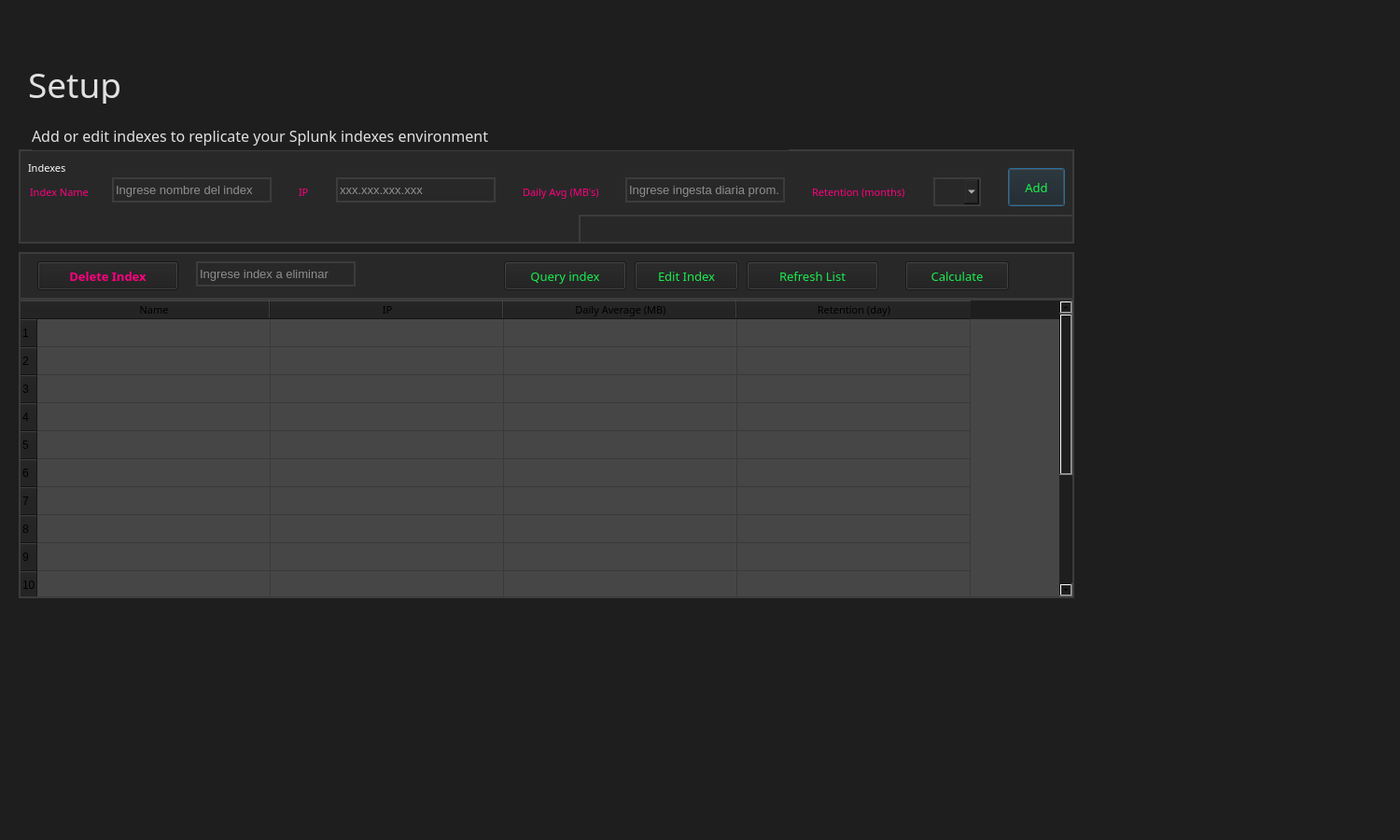
<?xml version="1.0" encoding="UTF-8"?>
<ui version="4.0">
 <class>Dialog</class>
 <widget class="QDialog" name="Dialog">
  <property name="geometry">
   <rect>
    <x>0</x>
    <y>0</y>
    <width>1500</width>
    <height>900</height>
   </rect>
  </property>
  <property name="minimumSize">
   <size>
    <width>1500</width>
    <height>900</height>
   </size>
  </property>
  <property name="maximumSize">
   <size>
    <width>1500</width>
    <height>900</height>
   </size>
  </property>
  <property name="mouseTracking">
   <bool>true</bool>
  </property>
  <property name="focusPolicy">
   <enum>Qt::ClickFocus</enum>
  </property>
  <property name="windowTitle">
   <string>SSC</string>
  </property>
  <property name="styleSheet">
   <string notr="true">background-color: rgb(30, 30, 30);</string>
  </property>
  <widget class="QLabel" name="label">
   <property name="geometry">
    <rect>
     <x>30</x>
     <y>70</y>
     <width>161</width>
     <height>41</height>
    </rect>
   </property>
   <property name="font">
    <font>
     <family>BankGothic Md BT</family>
     <pointsize>28</pointsize>
     <weight>50</weight>
     <italic>false</italic>
     <bold>false</bold>
    </font>
   </property>
   <property name="styleSheet">
    <string notr="true">color:rgb(225, 225, 225); font-size:28pt;</string>
   </property>
   <property name="text">
    <string>Setup</string>
   </property>
  </widget>
  <widget class="QLabel" name="label_4">
   <property name="geometry">
    <rect>
     <x>34</x>
     <y>130</y>
     <width>811</width>
     <height>31</height>
    </rect>
   </property>
   <property name="font">
    <font>
     <family>BankGothic Md BT</family>
     <pointsize>12</pointsize>
     <weight>50</weight>
     <italic>false</italic>
     <bold>false</bold>
    </font>
   </property>
   <property name="styleSheet">
    <string notr="true">color:rgb(225, 225, 225); font-size:12pt;</string>
   </property>
   <property name="text">
    <string>Add or edit indexes to replicate your Splunk indexes environment </string>
   </property>
  </widget>
  <widget class="QFrame" name="frame_3">
   <property name="geometry">
    <rect>
     <x>20</x>
     <y>160</y>
     <width>1131</width>
     <height>101</height>
    </rect>
   </property>
   <property name="layoutDirection">
    <enum>Qt::LeftToRight</enum>
   </property>
   <property name="styleSheet">
    <string notr="true">QFrame{
background-color: rgb(40, 40, 40); border: 2px solid rgb(60, 60, 60);
}
</string>
   </property>
   <property name="frameShape">
    <enum>QFrame::StyledPanel</enum>
   </property>
   <property name="frameShadow">
    <enum>QFrame::Sunken</enum>
   </property>
   <widget class="QLabel" name="label_9">
    <property name="geometry">
     <rect>
      <x>10</x>
      <y>9</y>
      <width>61</width>
      <height>21</height>
     </rect>
    </property>
    <property name="font">
     <font>
      <family>BankGothic Md BT</family>
      <pointsize>8</pointsize>
     </font>
    </property>
    <property name="styleSheet">
     <string notr="true">QLabel{
font-size:8pt; color:rgb(255, 255, 255); background-color: rgb(40, 40, 40); border: 0px solid rgb(60, 60, 60);
}</string>
    </property>
    <property name="text">
     <string>Indexes</string>
    </property>
   </widget>
   <widget class="QLabel" name="label_11">
    <property name="geometry">
     <rect>
      <x>12</x>
      <y>30</y>
      <width>81</width>
      <height>31</height>
     </rect>
    </property>
    <property name="font">
     <font>
      <family>BankGothic Md BT</family>
      <pointsize>8</pointsize>
     </font>
    </property>
    <property name="styleSheet">
     <string notr="true">QLabel{
font-size:8pt; color:rgb(255, 0, 127); background-color: rgb(40, 40, 40); border: 0px solid rgb(60, 60, 60);
}</string>
    </property>
    <property name="text">
     <string>Index Name</string>
    </property>
   </widget>
   <widget class="QLabel" name="label_12">
    <property name="geometry">
     <rect>
      <x>540</x>
      <y>30</y>
      <width>131</width>
      <height>31</height>
     </rect>
    </property>
    <property name="font">
     <font>
      <family>BankGothic Md BT</family>
      <pointsize>8</pointsize>
     </font>
    </property>
    <property name="styleSheet">
     <string notr="true">QLabel{
font-size:8pt; color:rgb(255, 0, 127); background-color: rgb(40, 40, 40); border: 0px solid rgb(60, 60, 60);
}</string>
    </property>
    <property name="text">
     <string>Daily Avg (MB's)</string>
    </property>
   </widget>
   <widget class="QLineEdit" name="dailyvalueinput">
    <property name="geometry">
     <rect>
      <x>650</x>
      <y>30</y>
      <width>171</width>
      <height>27</height>
     </rect>
    </property>
    <property name="font">
     <font>
      <pointsize>10</pointsize>
      <kerning>false</kerning>
     </font>
    </property>
    <property name="focusPolicy">
     <enum>Qt::StrongFocus</enum>
    </property>
    <property name="autoFillBackground">
     <bool>false</bool>
    </property>
    <property name="styleSheet">
     <string notr="true">QLineEdit{
font-size:10pt; background-color: rgb(40, 40, 40); border: 2px solid rgb(60, 60, 60); color: rgb(243, 243, 243);
}</string>
    </property>
    <property name="inputMask">
     <string>00000000000000000000</string>
    </property>
    <property name="text">
     <string/>
    </property>
    <property name="cursorPosition">
     <number>0</number>
    </property>
    <property name="alignment">
     <set>Qt::AlignLeading|Qt::AlignLeft|Qt::AlignVCenter</set>
    </property>
    <property name="placeholderText">
     <string>Ingrese ingesta diaria prom.</string>
    </property>
    <property name="cursorMoveStyle">
     <enum>Qt::LogicalMoveStyle</enum>
    </property>
   </widget>
   <widget class="QLabel" name="label_13">
    <property name="geometry">
     <rect>
      <x>850</x>
      <y>30</y>
      <width>121</width>
      <height>31</height>
     </rect>
    </property>
    <property name="font">
     <font>
      <family>BankGothic Md BT</family>
      <pointsize>8</pointsize>
     </font>
    </property>
    <property name="styleSheet">
     <string notr="true">QLabel{
font-size:8pt; color:rgb(255, 0, 127); background-color: rgb(40, 40, 40); border: 0px solid rgb(60, 60, 60);
}</string>
    </property>
    <property name="text">
     <string>Retention (months)</string>
    </property>
   </widget>
   <widget class="QComboBox" name="retentioncombo">
    <property name="geometry">
     <rect>
      <x>980</x>
      <y>30</y>
      <width>51</width>
      <height>31</height>
     </rect>
    </property>
    <property name="palette">
     <palette>
      <active>
       <colorrole role="WindowText">
        <brush brushstyle="SolidPattern">
         <color alpha="255">
          <red>255</red>
          <green>255</green>
          <blue>255</blue>
         </color>
        </brush>
       </colorrole>
       <colorrole role="Button">
        <brush brushstyle="SolidPattern">
         <color alpha="255">
          <red>40</red>
          <green>40</green>
          <blue>40</blue>
         </color>
        </brush>
       </colorrole>
       <colorrole role="Text">
        <brush brushstyle="SolidPattern">
         <color alpha="255">
          <red>255</red>
          <green>255</green>
          <blue>255</blue>
         </color>
        </brush>
       </colorrole>
       <colorrole role="ButtonText">
        <brush brushstyle="SolidPattern">
         <color alpha="255">
          <red>255</red>
          <green>255</green>
          <blue>255</blue>
         </color>
        </brush>
       </colorrole>
       <colorrole role="Base">
        <brush brushstyle="SolidPattern">
         <color alpha="255">
          <red>40</red>
          <green>40</green>
          <blue>40</blue>
         </color>
        </brush>
       </colorrole>
       <colorrole role="Window">
        <brush brushstyle="SolidPattern">
         <color alpha="255">
          <red>40</red>
          <green>40</green>
          <blue>40</blue>
         </color>
        </brush>
       </colorrole>
       <colorrole role="Highlight">
        <brush brushstyle="SolidPattern">
         <color alpha="255">
          <red>0</red>
          <green>120</green>
          <blue>215</blue>
         </color>
        </brush>
       </colorrole>
       <colorrole role="HighlightedText">
        <brush brushstyle="SolidPattern">
         <color alpha="255">
          <red>255</red>
          <green>255</green>
          <blue>255</blue>
         </color>
        </brush>
       </colorrole>
       <colorrole role="PlaceholderText">
        <brush brushstyle="NoBrush">
         <color alpha="128">
          <red>255</red>
          <green>255</green>
          <blue>255</blue>
         </color>
        </brush>
       </colorrole>
      </active>
      <inactive>
       <colorrole role="WindowText">
        <brush brushstyle="SolidPattern">
         <color alpha="255">
          <red>255</red>
          <green>255</green>
          <blue>255</blue>
         </color>
        </brush>
       </colorrole>
       <colorrole role="Button">
        <brush brushstyle="SolidPattern">
         <color alpha="255">
          <red>40</red>
          <green>40</green>
          <blue>40</blue>
         </color>
        </brush>
       </colorrole>
       <colorrole role="Text">
        <brush brushstyle="SolidPattern">
         <color alpha="255">
          <red>255</red>
          <green>255</green>
          <blue>255</blue>
         </color>
        </brush>
       </colorrole>
       <colorrole role="ButtonText">
        <brush brushstyle="SolidPattern">
         <color alpha="255">
          <red>255</red>
          <green>255</green>
          <blue>255</blue>
         </color>
        </brush>
       </colorrole>
       <colorrole role="Base">
        <brush brushstyle="SolidPattern">
         <color alpha="255">
          <red>40</red>
          <green>40</green>
          <blue>40</blue>
         </color>
        </brush>
       </colorrole>
       <colorrole role="Window">
        <brush brushstyle="SolidPattern">
         <color alpha="255">
          <red>40</red>
          <green>40</green>
          <blue>40</blue>
         </color>
        </brush>
       </colorrole>
       <colorrole role="Highlight">
        <brush brushstyle="SolidPattern">
         <color alpha="255">
          <red>157</red>
          <green>157</green>
          <blue>157</blue>
         </color>
        </brush>
       </colorrole>
       <colorrole role="HighlightedText">
        <brush brushstyle="SolidPattern">
         <color alpha="255">
          <red>255</red>
          <green>255</green>
          <blue>255</blue>
         </color>
        </brush>
       </colorrole>
       <colorrole role="PlaceholderText">
        <brush brushstyle="NoBrush">
         <color alpha="128">
          <red>255</red>
          <green>255</green>
          <blue>255</blue>
         </color>
        </brush>
       </colorrole>
      </inactive>
      <disabled>
       <colorrole role="WindowText">
        <brush brushstyle="SolidPattern">
         <color alpha="255">
          <red>255</red>
          <green>255</green>
          <blue>255</blue>
         </color>
        </brush>
       </colorrole>
       <colorrole role="Button">
        <brush brushstyle="SolidPattern">
         <color alpha="255">
          <red>40</red>
          <green>40</green>
          <blue>40</blue>
         </color>
        </brush>
       </colorrole>
       <colorrole role="Text">
        <brush brushstyle="SolidPattern">
         <color alpha="255">
          <red>255</red>
          <green>255</green>
          <blue>255</blue>
         </color>
        </brush>
       </colorrole>
       <colorrole role="ButtonText">
        <brush brushstyle="SolidPattern">
         <color alpha="255">
          <red>255</red>
          <green>255</green>
          <blue>255</blue>
         </color>
        </brush>
       </colorrole>
       <colorrole role="Base">
        <brush brushstyle="SolidPattern">
         <color alpha="255">
          <red>40</red>
          <green>40</green>
          <blue>40</blue>
         </color>
        </brush>
       </colorrole>
       <colorrole role="Window">
        <brush brushstyle="SolidPattern">
         <color alpha="255">
          <red>40</red>
          <green>40</green>
          <blue>40</blue>
         </color>
        </brush>
       </colorrole>
       <colorrole role="Highlight">
        <brush brushstyle="SolidPattern">
         <color alpha="255">
          <red>0</red>
          <green>120</green>
          <blue>215</blue>
         </color>
        </brush>
       </colorrole>
       <colorrole role="HighlightedText">
        <brush brushstyle="SolidPattern">
         <color alpha="255">
          <red>255</red>
          <green>255</green>
          <blue>255</blue>
         </color>
        </brush>
       </colorrole>
       <colorrole role="PlaceholderText">
        <brush brushstyle="NoBrush">
         <color alpha="128">
          <red>255</red>
          <green>255</green>
          <blue>255</blue>
         </color>
        </brush>
       </colorrole>
      </disabled>
     </palette>
    </property>
    <property name="styleSheet">
     <string notr="true">QComboBox{
font-size:10pt; background-color: rgb(40, 40, 40); border: 2px solid rgb(60, 60, 60); color: white;
}</string>
    </property>
    <property name="inputMethodHints">
     <set>Qt::ImhNone</set>
    </property>
    <property name="editable">
     <bool>false</bool>
    </property>
    <property name="currentText">
     <string/>
    </property>
    <property name="maxVisibleItems">
     <number>18</number>
    </property>
    <property name="maxCount">
     <number>18</number>
    </property>
    <property name="iconSize">
     <size>
      <width>18</width>
      <height>18</height>
     </size>
    </property>
   </widget>
   <widget class="QPushButton" name="addbutton">
    <property name="enabled">
     <bool>true</bool>
    </property>
    <property name="geometry">
     <rect>
      <x>1060</x>
      <y>20</y>
      <width>61</width>
      <height>41</height>
     </rect>
    </property>
    <property name="font">
     <font>
      <family>BankGothic Md BT</family>
      <pointsize>10</pointsize>
     </font>
    </property>
    <property name="styleSheet">
     <string notr="true">QPushButton{
	background-color: rgb(30, 30, 30); font-size:10pt; color:rgb(25, 247, 78)
}

QPushButton:hover{
	background-color: rgb(40, 40, 40); font-size:10pt; color:rgb(255, 255, 255)
}
</string>
    </property>
    <property name="text">
     <string>Add</string>
    </property>
    <property name="default">
     <bool>false</bool>
    </property>
    <property name="flat">
     <bool>false</bool>
    </property>
   </widget>
   <widget class="QLineEdit" name="indexnameinput">
    <property name="geometry">
     <rect>
      <x>100</x>
      <y>30</y>
      <width>171</width>
      <height>27</height>
     </rect>
    </property>
    <property name="font">
     <font>
      <pointsize>10</pointsize>
      <kerning>false</kerning>
     </font>
    </property>
    <property name="focusPolicy">
     <enum>Qt::StrongFocus</enum>
    </property>
    <property name="autoFillBackground">
     <bool>false</bool>
    </property>
    <property name="styleSheet">
     <string notr="true">QLineEdit{
font-size:10pt; background-color: rgb(40, 40, 40); border: 2px solid rgb(60, 60, 60); color: rgb(243, 243, 243);
}</string>
    </property>
    <property name="inputMask">
     <string>aaaaaaaaaaaaaaaaaaaa</string>
    </property>
    <property name="text">
     <string/>
    </property>
    <property name="cursorPosition">
     <number>0</number>
    </property>
    <property name="alignment">
     <set>Qt::AlignLeading|Qt::AlignLeft|Qt::AlignVCenter</set>
    </property>
    <property name="placeholderText">
     <string>Ingrese nombre del index</string>
    </property>
    <property name="cursorMoveStyle">
     <enum>Qt::VisualMoveStyle</enum>
    </property>
   </widget>
   <widget class="QLabel" name="ip">
    <property name="geometry">
     <rect>
      <x>300</x>
      <y>30</y>
      <width>81</width>
      <height>31</height>
     </rect>
    </property>
    <property name="font">
     <font>
      <family>BankGothic Md BT</family>
      <pointsize>8</pointsize>
     </font>
    </property>
    <property name="styleSheet">
     <string notr="true">QLabel{
font-size:8pt; color:rgb(255, 0, 127); background-color: rgb(40, 40, 40); border: 0px solid rgb(60, 60, 60);
}</string>
    </property>
    <property name="text">
     <string>IP</string>
    </property>
   </widget>
   <widget class="QLineEdit" name="ipinput">
    <property name="geometry">
     <rect>
      <x>340</x>
      <y>30</y>
      <width>171</width>
      <height>27</height>
     </rect>
    </property>
    <property name="font">
     <font>
      <pointsize>10</pointsize>
      <kerning>false</kerning>
     </font>
    </property>
    <property name="focusPolicy">
     <enum>Qt::StrongFocus</enum>
    </property>
    <property name="autoFillBackground">
     <bool>false</bool>
    </property>
    <property name="styleSheet">
     <string notr="true">QLineEdit{
font-size:10pt; background-color: rgb(40, 40, 40); border: 2px solid rgb(60, 60, 60); color: rgb(243, 243, 243);
}</string>
    </property>
    <property name="inputMask">
     <string/>
    </property>
    <property name="text">
     <string/>
    </property>
    <property name="maxLength">
     <number>15</number>
    </property>
    <property name="cursorPosition">
     <number>0</number>
    </property>
    <property name="alignment">
     <set>Qt::AlignLeading|Qt::AlignLeft|Qt::AlignVCenter</set>
    </property>
    <property name="placeholderText">
     <string>xxx.xxx.xxx.xxx</string>
    </property>
    <property name="cursorMoveStyle">
     <enum>Qt::LogicalMoveStyle</enum>
    </property>
   </widget>
   <widget class="QPlainTextEdit" name="resultadotext">
    <property name="geometry">
     <rect>
      <x>600</x>
      <y>70</y>
      <width>531</width>
      <height>31</height>
     </rect>
    </property>
    <property name="frameShape">
     <enum>QFrame::NoFrame</enum>
    </property>
    <property name="frameShadow">
     <enum>QFrame::Plain</enum>
    </property>
    <property name="lineWidth">
     <number>0</number>
    </property>
    <property name="readOnly">
     <bool>true</bool>
    </property>
   </widget>
  </widget>
  <widget class="QFrame" name="frame_4">
   <property name="geometry">
    <rect>
     <x>20</x>
     <y>270</y>
     <width>1131</width>
     <height>51</height>
    </rect>
   </property>
   <property name="styleSheet">
    <string notr="true">QFrame{
background-color: rgb(40, 40, 40); border: 2px solid rgb(60, 60, 60);
}
</string>
   </property>
   <property name="frameShape">
    <enum>QFrame::StyledPanel</enum>
   </property>
   <property name="frameShadow">
    <enum>QFrame::Raised</enum>
   </property>
   <widget class="QPushButton" name="querybutton">
    <property name="enabled">
     <bool>false</bool>
    </property>
    <property name="geometry">
     <rect>
      <x>520</x>
      <y>10</y>
      <width>131</width>
      <height>31</height>
     </rect>
    </property>
    <property name="font">
     <font>
      <family>BankGothic Md BT</family>
      <pointsize>10</pointsize>
     </font>
    </property>
    <property name="styleSheet">
     <string notr="true">QPushButton{
	background-color: rgb(30, 30, 30); font-size:10pt; color:rgb(25, 237, 78)
}

QPushButton:hover{
	background-color: rgb(40, 40, 40); font-size:10pt; color:rgb(255, 255, 255)
}
</string>
    </property>
    <property name="text">
     <string>Query index</string>
    </property>
   </widget>
   <widget class="QPushButton" name="refreshbutton">
    <property name="enabled">
     <bool>false</bool>
    </property>
    <property name="geometry">
     <rect>
      <x>780</x>
      <y>10</y>
      <width>141</width>
      <height>31</height>
     </rect>
    </property>
    <property name="font">
     <font>
      <family>BankGothic Md BT</family>
      <pointsize>10</pointsize>
     </font>
    </property>
    <property name="styleSheet">
     <string notr="true">QPushButton{
	background-color: rgb(30, 30, 30); font-size:10pt; color:rgb(25, 237, 78)
}

QPushButton:hover{
	background-color: rgb(40, 40, 40); font-size:10pt; color:rgb(255, 255, 255)
}
</string>
    </property>
    <property name="text">
     <string>Refresh List</string>
    </property>
   </widget>
   <widget class="QPushButton" name="editbutton">
    <property name="enabled">
     <bool>false</bool>
    </property>
    <property name="geometry">
     <rect>
      <x>660</x>
      <y>10</y>
      <width>111</width>
      <height>31</height>
     </rect>
    </property>
    <property name="font">
     <font>
      <family>BankGothic Md BT</family>
      <pointsize>10</pointsize>
     </font>
    </property>
    <property name="styleSheet">
     <string notr="true">QPushButton{
	background-color: rgb(30, 30, 30); font-size:10pt; color:rgb(25, 237, 78)
}

QPushButton:hover{
	background-color: rgb(40, 40, 40); font-size:10pt; color:rgb(255, 255, 255)
}
</string>
    </property>
    <property name="text">
     <string>Edit Index</string>
    </property>
   </widget>
   <widget class="QPushButton" name="calculatebutton">
    <property name="enabled">
     <bool>false</bool>
    </property>
    <property name="geometry">
     <rect>
      <x>950</x>
      <y>10</y>
      <width>111</width>
      <height>31</height>
     </rect>
    </property>
    <property name="font">
     <font>
      <family>BankGothic Md BT</family>
      <pointsize>10</pointsize>
     </font>
    </property>
    <property name="styleSheet">
     <string notr="true">QPushButton{
	background-color: rgb(30, 30, 30); font-size:10pt; color:rgb(25, 237, 78)
}

QPushButton:hover{
	background-color: rgb(40, 40, 40); font-size:10pt; color:rgb(255, 255, 255)
}
</string>
    </property>
    <property name="text">
     <string>Calculate</string>
    </property>
   </widget>
   <widget class="QLineEdit" name="indexqueryinput">
    <property name="geometry">
     <rect>
      <x>190</x>
      <y>10</y>
      <width>171</width>
      <height>27</height>
     </rect>
    </property>
    <property name="font">
     <font>
      <pointsize>10</pointsize>
      <kerning>false</kerning>
     </font>
    </property>
    <property name="focusPolicy">
     <enum>Qt::StrongFocus</enum>
    </property>
    <property name="autoFillBackground">
     <bool>false</bool>
    </property>
    <property name="styleSheet">
     <string notr="true">QLineEdit{
font-size:10pt; background-color: rgb(40, 40, 40); border: 2px solid rgb(60, 60, 60); color: rgb(243, 243, 243);
}</string>
    </property>
    <property name="inputMask">
     <string>aaaaaaaaaaaaaaaaaaaa</string>
    </property>
    <property name="text">
     <string/>
    </property>
    <property name="cursorPosition">
     <number>0</number>
    </property>
    <property name="alignment">
     <set>Qt::AlignLeading|Qt::AlignLeft|Qt::AlignVCenter</set>
    </property>
    <property name="placeholderText">
     <string>Ingrese index a eliminar</string>
    </property>
    <property name="cursorMoveStyle">
     <enum>Qt::VisualMoveStyle</enum>
    </property>
   </widget>
   <widget class="QPushButton" name="deletebutton">
    <property name="geometry">
     <rect>
      <x>20</x>
      <y>10</y>
      <width>151</width>
      <height>31</height>
     </rect>
    </property>
    <property name="font">
     <font>
      <family>BankGothic Md BT</family>
      <pointsize>10</pointsize>
      <weight>75</weight>
      <bold>true</bold>
     </font>
    </property>
    <property name="styleSheet">
     <string notr="true">QPushButton{
	background-color: rgb(30, 30, 30); font-size:10pt; color:rgb(255, 0, 127)
}

QPushButton:hover{
	background-color: rgb(40, 40, 40); font-size:10pt; color:rgb(255, 255, 255)
}
</string>
    </property>
    <property name="text">
     <string>Delete Index</string>
    </property>
   </widget>
  </widget>
  <widget class="QTableWidget" name="tablaindex">
   <property name="geometry">
    <rect>
     <x>20</x>
     <y>320</y>
     <width>1131</width>
     <height>321</height>
    </rect>
   </property>
   <property name="styleSheet">
    <string notr="true">QTableWidget{
background-color: rgb(70, 70, 70); border: 2px solid rgb(60, 60, 60);
}
</string>
   </property>
   <property name="rowCount">
    <number>15</number>
   </property>
   <attribute name="horizontalHeaderCascadingSectionResizes">
    <bool>false</bool>
   </attribute>
   <attribute name="horizontalHeaderDefaultSectionSize">
    <number>250</number>
   </attribute>
   <row/>
   <row/>
   <row/>
   <row/>
   <row/>
   <row/>
   <row/>
   <row/>
   <row/>
   <row/>
   <row/>
   <row/>
   <row/>
   <row/>
   <row/>
   <column>
    <property name="text">
     <string>Name</string>
    </property>
    <property name="font">
     <font>
      <family>BankGothic Md BT</family>
      <pointsize>8</pointsize>
     </font>
    </property>
   </column>
   <column>
    <property name="text">
     <string>IP</string>
    </property>
    <property name="font">
     <font>
      <family>BankGothic Md BT</family>
      <pointsize>8</pointsize>
     </font>
    </property>
   </column>
   <column>
    <property name="text">
     <string>Daily Average (MB)</string>
    </property>
    <property name="font">
     <font>
      <family>BankGothic Md BT</family>
      <pointsize>8</pointsize>
     </font>
    </property>
   </column>
   <column>
    <property name="text">
     <string>Retention (day)</string>
    </property>
    <property name="font">
     <font>
      <family>BankGothic Md BT</family>
      <pointsize>8</pointsize>
     </font>
    </property>
   </column>
  </widget>
  <zorder>frame_3</zorder>
  <zorder>label</zorder>
  <zorder>label_4</zorder>
  <zorder>frame_4</zorder>
  <zorder>tablaindex</zorder>
 </widget>
 <resources/>
 <connections/>
</ui>
